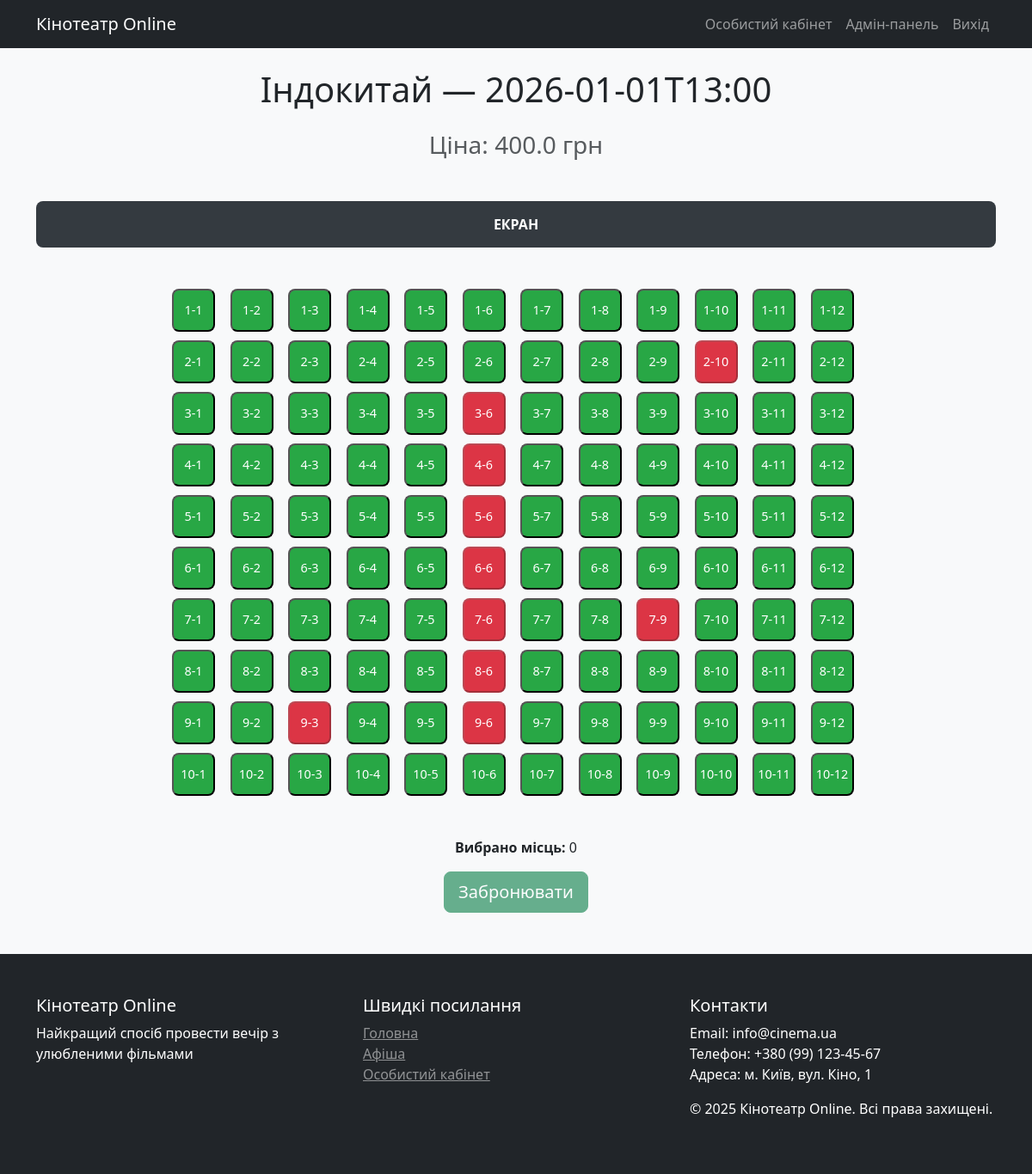
The page /seats/4 (signed in) on the database as committed earlier.
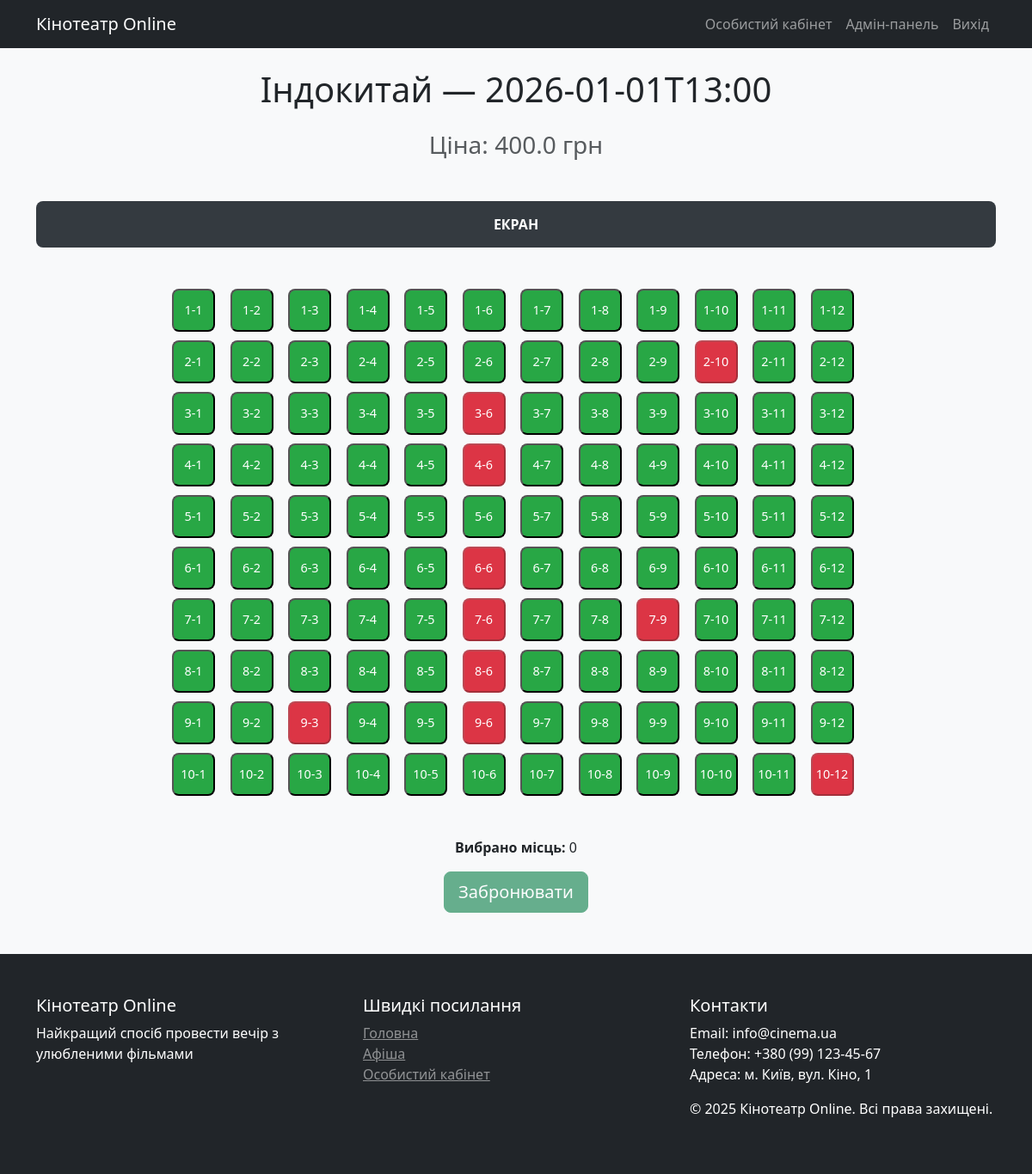
The same page on the database as committed later.
### app.py (the view, shortened to what this page needs)
@app.route('/seats/<int:session_id>', methods=['GET', 'POST'])
@login_required
def seats(session_id):
    session = Session.query.get_or_404(session_id)
    seats = Seat.query.filter_by(session_id=session_id).order_by(Seat.row, Seat.number).all()
    return render_template('seats.html', session=session, seats=seats)

### app.py (called while the page is built)
@login_manager.user_loader
def load_user(user_id):
    return User.query.get(int(user_id))

### templates/seats.html (shortened to what this page needs)
{% extends "base.html" %}
{% block content %}
<h1 class="text-center mb-4">{{ session.film.title }} — {{ session.start_time }}</h1>
<h3 class="text-center text-muted mb-5">Ціна: {{ session.price }} грн</h3>
<div class="screen mb-5">ЕКРАН</div>
<form method="POST">
    <div class="seats-grid">
        {% for seat in seats %}
        <button type="button" class="seat {{ 'booked' if seat.status == 'booked' else 'free' }}"
                {% if seat.status =='booked' %}disabled{% endif %}
                onclick="toggleSeat(this, {{ seat.id }})">
            {{ seat.row }}-{{ seat.number }}
        </button>
        {% endfor %}
    </div>
    <div class="text-center mt-5">
        <p><strong>Вибрано місць:</strong> <span id="count">0</span></p>
        <button type="submit" class="btn btn-success btn-lg" id="book-btn" disabled>Забронювати</button>
    </div>
</form>
{% endblock %}

Rows that differ between the two databases and show on the page:
changed Seat (number 54 of 120 on the later page): status "booked" → "free" (drawn)
changed Seat (number 120 of 120 on the later page): status "free" → "booked" (drawn)
